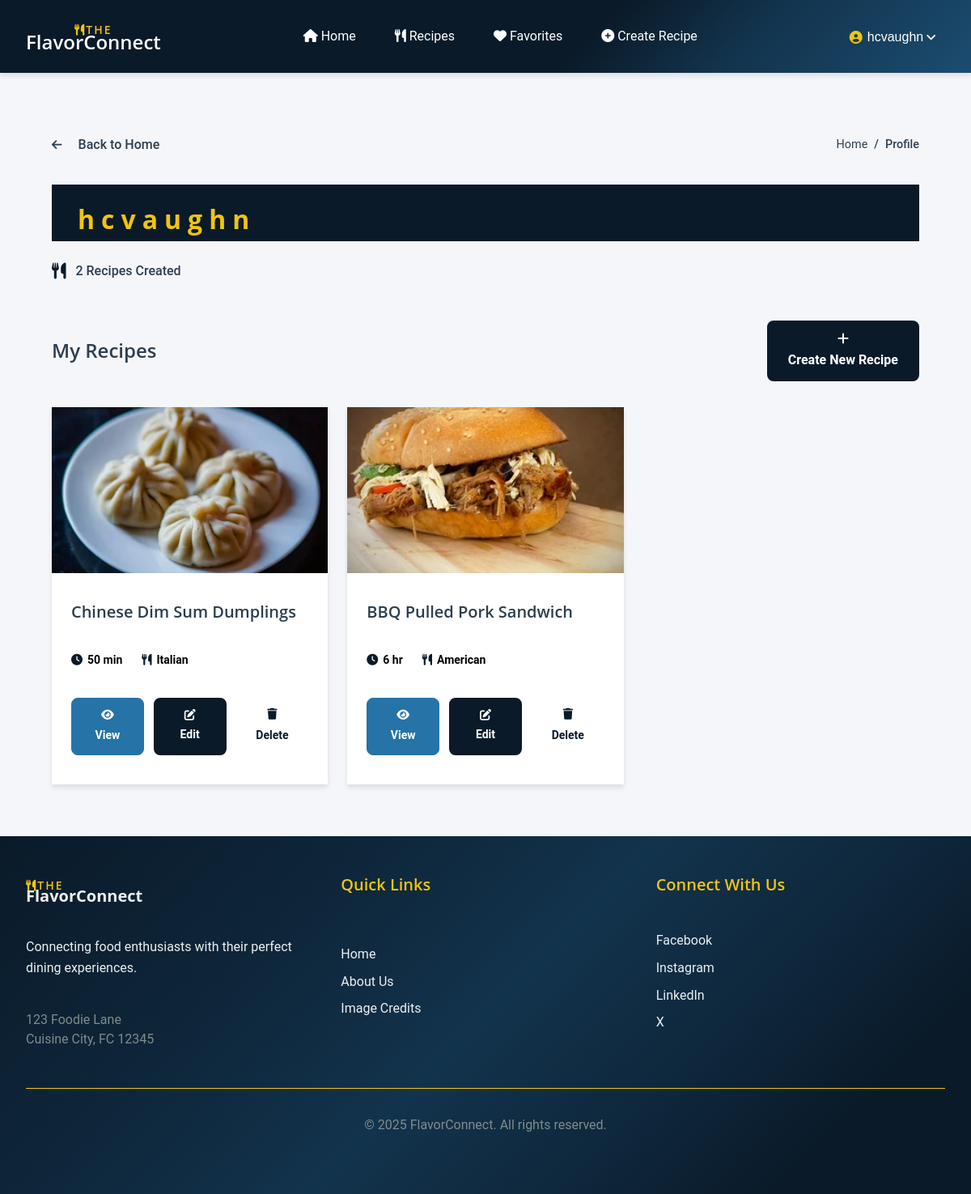
The page /users/profile.php (signed in) on the database its author committed.
### tables this page shows
CREATE TABLE `user_account` (
  `user_id` int UNSIGNED NOT NULL,
  `username` varchar(50) NOT NULL,
  `first_name` varchar(50) NOT NULL,
  `last_name` varchar(50) NOT NULL,
  `email` varchar(100) NOT NULL,
  `password_hash` varchar(255) NOT NULL,
  `user_level` enum('s','a','u') NOT NULL DEFAULT 'u',
  `is_active` tinyint(1) DEFAULT '1',
  `created_at` timestamp NOT NULL DEFAULT CURRENT_TIMESTAMP,
  `updated_at` timestamp NULL DEFAULT NULL ON UPDATE CURRENT_TIMESTAMP
);

CREATE TABLE `recipe` (
  `recipe_id` int UNSIGNED NOT NULL,
  `user_id` int UNSIGNED NOT NULL,
  `title` varchar(100) NOT NULL,
  `description` text,
  `type_id` int UNSIGNED DEFAULT NULL,
  `style_id` int UNSIGNED DEFAULT NULL,
  `diet_id` int UNSIGNED DEFAULT NULL,
  `prep_time` int DEFAULT '0',
  `cook_time` int DEFAULT '0',
  `video_url` varchar(255) DEFAULT NULL,
  `img_file_path` varchar(255) DEFAULT NULL,
  `alt_text` varchar(255) DEFAULT NULL,
  `is_featured` tinyint(1) DEFAULT '0',
  `created_at` timestamp NOT NULL DEFAULT CURRENT_TIMESTAMP,
  `updated_at` timestamp NULL DEFAULT NULL ON UPDATE CURRENT_TIMESTAMP
);

CREATE TABLE `recipe_style` (
  `style_id` int NOT NULL,
  `name` varchar(50) NOT NULL
);

### public/users/profile.php (the view, shortened to what the rows shown need)
<?php
require_once('../../private/core/initialize.php');
$user_id = $session->get_user_id();
$user = User::find_by_id($user_id);
$recipes = Recipe::find_by_user_id($user_id);
$page_style = 'profile';
include(SHARED_PATH . '/member_header.php');
?>
<link rel="stylesheet" href="<?php echo url_for('/assets/css/pages/profile.css'); ?>">
<div class="profile-container">
    <div class="profile-header">
        <h1><?php echo h($user->username); ?></h1>
        <div class="profile-stats">
            <div class="stat">
            </div>
        </div>
    </div>
    <div class="profile-content">
        <section class="my-recipes">
            <div class="section-header">
                <h2>My Recipes</h2>
            </div>
            <?php if(empty($recipes)) { ?>
                <div class="empty-state">
                    <i class="fas fa-book-open" aria-hidden="true"></i>
                    <p>You haven't created any recipes yet.</p>
                    <a href="<?php echo url_for('/recipes/new.php?ref=profile'); ?>" class="btn btn-primary" aria-label="Create your first recipe">Create Your First Recipe</a>
                </div>
            <?php } else { ?>
                <div class="recipe-grid">
                    <?php foreach($recipes as $recipe) { ?>
                        <div class="recipe-card">
                            <div class="recipe-image">
                                <?php if($recipe->get_image_path('thumb')) { ?>
                                    <img src="<?php echo url_for($recipe->get_image_path('thumb')); ?>"
                                         alt="<?php echo h($recipe->alt_text ?? $recipe->title); ?>">
                                <?php } else { ?>
                                    <img src="<?php echo url_for('/assets/images/recipe-placeholder.png'); ?>"
                                         alt="<?php echo h($recipe->alt_text ?? $recipe->title); ?>">
                                <?php } ?>
                            </div>
                            <div class="recipe-content">
                                <h3><?php echo h($recipe->title); ?></h3>
                                <div class="recipe-meta">
                                    <span>
                                        <i class="fas fa-clock" aria-hidden="true"></i>
                                        <span><?php echo h(TimeUtility::format_time($recipe->prep_time + $recipe->cook_time)); ?></span>
                                    </span>
                                    <span>
                                        <i class="fas fa-utensils" aria-hidden="true"></i>
                                        <span><?php echo h($recipe->style() ? $recipe->style()->name : 'Any Style'); ?></span>
                                    </span>
                                </div>
                                <div class="recipe-actions">
                                    <a href="<?php echo url_for('/recipes/show.php?id=' . h(u($recipe->recipe_id))); ?>"
                                       class="btn btn-secondary" aria-label="View recipe: <?php echo h($recipe->title); ?>">
                                        <i class="fas fa-eye" aria-hidden="true"></i> View
                                    </a>
                                    <a href="<?php echo url_for('/recipes/edit.php?id=' . h(u($recipe->recipe_id)) . '&ref=profile'); ?>"
                                       class="btn btn-primary" aria-label="Edit recipe: <?php echo h($recipe->title); ?>">
                                        <i class="fas fa-edit" aria-hidden="true"></i> Edit
                                    </a>
                                    <a href="<?php echo url_for('/recipes/delete.php?id=' . h(u($recipe->recipe_id)) . '&ref=profile'); ?>"
                                       class="btn btn-danger"
                                       aria-label="Delete recipe: <?php echo h($recipe->title); ?>"
                                       onclick="return confirm('Are you sure you want to delete this recipe?');">
                                        <i class="fas fa-trash" aria-hidden="true"></i> Delete
                                    </a>
                                </div>
                            </div>
                        </div>
                    <?php } ?>
                </div>
            <?php } ?>
        </section>
    </div>
</div>
<?php include(SHARED_PATH . '/footer.php'); ?>

### private/shared/member_header.php (shortened to what the rows shown need)
<!DOCTYPE html>
<html lang="en" class="no-js">
<head>
    <link rel="stylesheet" href="<?php echo url_for('/assets/css/main.css?v=' . time()); ?>">
    <link rel="stylesheet" href="https://cdnjs.cloudflare.com/ajax/libs/font-awesome/6.0.0/css/all.min.css">
    <link rel="stylesheet" href="<?php echo url_for('/assets/css/components/header.css?v=1.0'); ?>">
    <link rel="stylesheet" href="<?php echo url_for('/assets/css/components/member-header.css?v=1.0'); ?>">
    <link rel="stylesheet" href="<?php echo url_for('/assets/css/components/footer.css?v=1.0'); ?>">
    <link rel="stylesheet" href="<?php echo url_for('/assets/css/components/recipe-card.css?v=1.0'); ?>">
    <link rel="stylesheet" href="<?php echo url_for('/assets/css/components/forms.css?v=1.0'); ?>">
    <link rel="stylesheet" href="<?php echo url_for('/assets/css/components/unified-navigation.css?v=1.0'); ?>">
    <?php if(isset($page_style)) { ?>
    <link rel="stylesheet" href="<?php echo url_for('/assets/css/pages/' . $page_style . '.css?v=' . time()); ?>">
    <?php } ?>
</head>
<body>
    <header class="header" role="banner">
        <div class="header-grid">
            <div class="logo">
                <a href="<?php echo url_for('/index.php'); ?>" aria-label="FlavorConnect Home">
                    <h1>FlavorConnect</h1>
                </a>
            </div>
            <div class="user-section">
                <?php
                $current_user = User::find_by_id($session->get_user_id());
                $username = $current_user ? h($current_user->username) : 'Guest';
                ?>
                <div class="user-menu js-enabled">
                    <button class="user-menu-button" aria-expanded="false" aria-haspopup="true">
                        <span class="username"><i class="fas fa-user-circle" aria-hidden="true"></i> <?php echo $username; ?></span>
                    </button>
                </div>
            </div>
        </div>
    </header>
    <main class="main-content">

### rows shown on the page
user_account: username "hcvaughn"
recipe: img_file_path (picture), title "Chinese Dim Sum Dumplings", TimeUtility::format_time($recipe->prep_time + $recipe->cook_time) "50 min", style.name "Italian"
recipe: img_file_path (picture), title "BBQ Pulled Pork Sandwich", TimeUtility::format_time($recipe->prep_time + $recipe->cook_time) "6 hr", style.name "American"

### other values the page prints
$back_text "Back to Home"
$crumb['label'] "Home"
$crumb['label'] "Profile"
count($recipes) "2"
